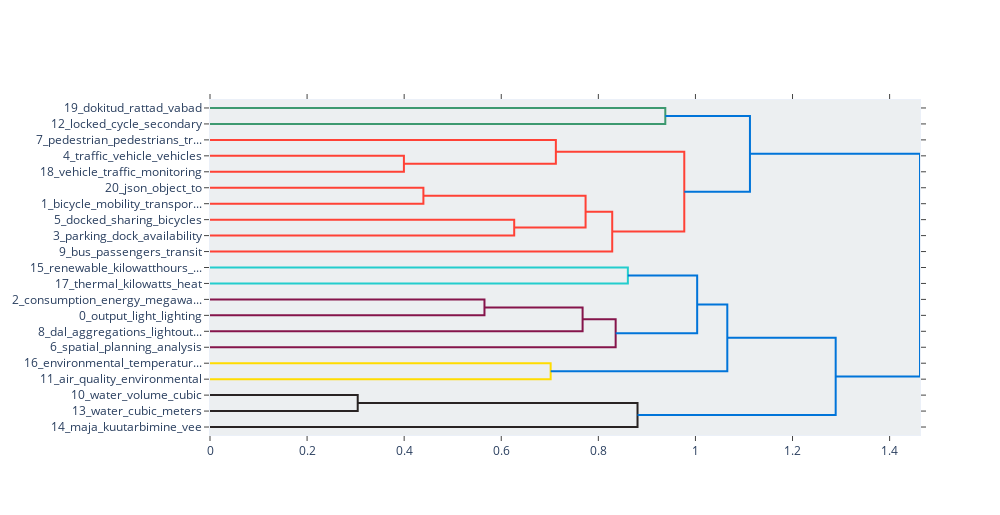

Notebook code for this chart:
### Code cell
topic_model.visualize_hierarchy(title='')

### Figure 1 — Plotly figure (JSON) as saved in the notebook; plotly's stock layout.template omitted (floating-point values rounded to 4 significant figures)
{"data": [{"hoverinfo": "text", "marker": {"color": "rgb(61,153,112)"}, "mode": "lines", "x": [0.0, 0.9379, 0.9379, 0.0], "xaxis": "x", "y": [-5.0, -5.0, -15.0, -15.0], "yaxis": "y", "type": "scatter"}, {"hoverinfo": "text", "marker": {"color": "rgb(255,65,54)"}, "mode": "lines", "x": [0.0, 0.3994, 0.3994, 0.0], "xaxis": "x", "y": [-35.0, -35.0, -45.0, -45.0], "yaxis": "y", "type": "scatter"}, {"hoverinfo": "text", "marker": {"color": "rgb(255,65,54)"}, "mode": "lines", "x": [0.0, 0.7125, 0.7125, 0.3994], "xaxis": "x", "y": [-25.0, -25.0, -40.0, -40.0], "yaxis": "y", "type": "scatter"}, {"hoverinfo": "text", "marker": {"color": "rgb(255,65,54)"}, "mode": "lines", "x": [0.0, 0.4396, 0.4396, 0.0], "xaxis": "x", "y": [-55.0, -55.0, -65.0, -65.0], "yaxis": "y", "type": "scatter"}, {"hoverinfo": "text", "marker": {"color": "rgb(255,65,54)"}, "mode": "lines", "x": [0.0, 0.6266, 0.6266, 0.0], "xaxis": "x", "y": [-75.0, -75.0, -85.0, -85.0], "yaxis": "y", "type": "scatter"}, {"hoverinfo": "text", "marker": {"color": "rgb(255,65,54)"}, "mode": "lines", "x": [0.4396, 0.7737, 0.7737, 0.6266], "xaxis": "x", "y": [-60.0, -60.0, -80.0, -80.0], "yaxis": "y", "type": "scatter"}, {"hoverinfo": "text", "marker": {"color": "rgb(255,65,54)"}, "mode": "lines", "x": [0.7737, 0.8286, 0.8286, 0.0], "xaxis": "x", "y": [-70.0, -70.0, -95.0, -95.0], "yaxis": "y", "type": "scatter"}, {"hoverinfo": "text", "marker": {"color": "rgb(255,65,54)"}, "mode": "lines", "x": [0.7125, 0.977, 0.977, 0.8286], "xaxis": "x", "y": [-32.5, -32.5, -82.5, -82.5], "yaxis": "y", "type": "scatter"}, {"hoverinfo": "text", "marker": {"color": "rgb(0,116,217)"}, "mode": "lines", "x": [0.9379, 1.112, 1.112, 0.977], "xaxis": "x", "y": [-10.0, -10.0, -57.5, -57.5], "yaxis": "y", "type": "scatter"}, {"hoverinfo": "text", "marker": {"color": "rgb(35,205,205)"}, "mode": "lines", "x": [0.0, 0.8608, 0.8608, 0.0], "xaxis": "x", "y": [-105.0, -105.0, -115.0, -115.0], "yaxis": "y", "type": "scatter"}, {"hoverinfo": "text", "marker": {"color": "rgb(133,20,75)"}, "mode": "lines", "x": [0.0, 0.5654, 0.5654, 0.0], "xaxis": "x", "y": [-125.0, -125.0, -135.0, -135.0], "yaxis": "y", "type": "scatter"}, {"hoverinfo": "text", "marker": {"color": "rgb(133,20,75)"}, "mode": "lines", "x": [0.5654, 0.7676, 0.7676, 0.0], "xaxis": "x", "y": [-130.0, -130.0, -145.0, -145.0], "yaxis": "y", "type": "scatter"}, {"hoverinfo": "text", "marker": {"color": "rgb(133,20,75)"}, "mode": "lines", "x": [0.7676, 0.8357, 0.8357, 0.0], "xaxis": "x", "y": [-137.5, -137.5, -155.0, -155.0], "yaxis": "y", "type": "scatter"}, {"hoverinfo": "text", "marker": {"color": "rgb(0,116,217)"}, "mode": "lines", "x": [0.8608, 1.004, 1.004, 0.8357], "xaxis": "x", "y": [-110.0, -110.0, -146.2, -146.2], "yaxis": "y", "type": "scatter"}, {"hoverinfo": "text", "marker": {"color": "rgb(255,220,0)"}, "mode": "lines", "x": [0.0, 0.7017, 0.7017, 0.0], "xaxis": "x", "y": [-165.0, -165.0, -175.0, -175.0], "yaxis": "y", "type": "scatter"}, {"hoverinfo": "text", "marker": {"color": "rgb(0,116,217)"}, "mode": "lines", "x": [1.004, 1.066, 1.066, 0.7017], "xaxis": "x", "y": [-128.1, -128.1, -170.0, -170.0], "yaxis": "y", "type": "scatter"}, {"hoverinfo": "text", "marker": {"color": "rgb(40,35,35)"}, "mode": "lines", "x": [0.0, 0.3043, 0.3043, 0.0], "xaxis": "x", "y": [-185.0, -185.0, -195.0, -195.0], "yaxis": "y", "type": "scatter"}, {"hoverinfo": "text", "marker": {"color": "rgb(40,35,35)"}, "mode": "lines", "x": [0.3043, 0.8807, 0.8807, 0.0], "xaxis": "x", "y": [-190.0, -190.0, -205.0, -205.0], "yaxis": "y", "type": "scatter"}, {"hoverinfo": "text", "marker": {"color": "rgb(0,116,217)"}, "mode": "lines", "x": [1.066, 1.289, 1.289, 0.8807], "xaxis": "x", "y": [-149.1, -149.1, -197.5, -197.5], "yaxis": "y", "type": "scatter"}, {"hoverinfo": "text", "marker": {"color": "rgb(0,116,217)"}, "mode": "lines", "x": [1.112, 1.463, 1.463, 1.289], "xaxis": "x", "y": [-33.75, -33.75, -173.3, -173.3], "yaxis": "y", "type": "scatter"}], "layout": {"autosize": false, "height": 515, "hovermode": "closest", "showlegend": false, "width": 1000, "xaxis": {"mirror": "allticks", "rangemode": "tozero", "showgrid": false, "showline": true, "showticklabels": true, "ticks": "outside", "type": "linear", "zeroline": false}, "yaxis": {"mirror": "allticks", "rangemode": "tozero", "showgrid": false, "showline": true, "showticklabels": true, "tickmode": "array", "ticks": "outside", "ticktext": ["19_dokitud_rattad_vabad", "12_locked_cycle_secondary", "7_pedestrian_pedestrians_tr...", "4_traffic_vehicle_vehicles", "18_vehicle_traffic_monitoring", "20_json_object_to", "1_bicycle_mobility_transpor...", "5_docked_sharing_bicycles", "3_parking_dock_availability", "9_bus_passengers_transit", "15_renewable_kilowatthours_...", "17_thermal_kilowatts_heat", "2_consumption_energy_megawa...", "0_output_light_lighting", "8_dal_aggregations_lightout...", "6_spatial_planning_analysis", "16_environmental_temperatur...", "11_air_quality_environmental", "10_water_volume_cubic", "13_water_cubic_meters", "14_maja_kuutarbimine_vee"], "tickvals": [-5.0, -15.0, -25.0, -35.0, -45.0, -55.0, -65.0, -75.0, -85.0, -95.0, -105.0, -115.0, -125.0, -135.0, -145.0, -155.0, -165.0, -175.0, -185.0, -195.0, -205.0], "type": "linear", "zeroline": false, "range": [-210.0, 0.0]}, "title": {"font": {"size": 22, "color": "Black"}, "text": "", "x": 0.5, "xanchor": "center", "yanchor": "top"}, "hoverlabel": {"font": {"size": 16, "family": "Rockwell"}, "bgcolor": "white"}, "plot_bgcolor": "#ECEFF1"}}
